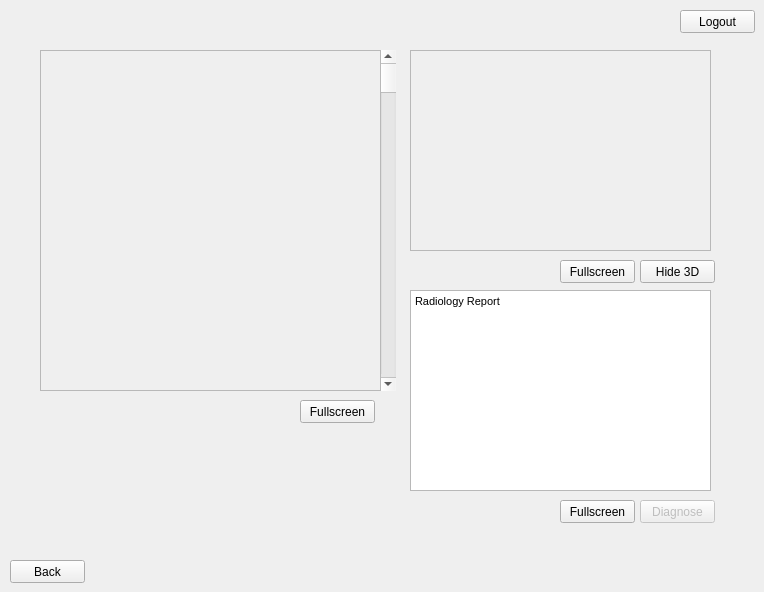
  <widget class="QWidget" name="page_rad_view_only">
   <widget class="QTextBrowser" name="page_rad_view_only_radiology_report">
    <property name="geometry">
     <rect>
      <x>410</x>
      <y>290</y>
      <width>301</width>
      <height>201</height>
     </rect>
    </property>
    <property name="html">
     <string>&lt;!DOCTYPE HTML PUBLIC &quot;-//W3C//DTD HTML 4.0//EN&quot; &quot;http://www.w3.org/TR/REC-html40/strict.dtd&quot;&gt;
&lt;html&gt;&lt;head&gt;&lt;meta name=&quot;qrichtext&quot; content=&quot;1&quot; /&gt;&lt;style type=&quot;text/css&quot;&gt;
p, li { white-space: pre-wrap; }
&lt;/style&gt;&lt;/head&gt;&lt;body style=&quot; font-family:'MS Shell Dlg 2'; font-size:8.25pt; font-weight:400; font-style:normal;&quot;&gt;
&lt;p style=&quot; margin-top:0px; margin-bottom:0px; margin-left:0px; margin-right:0px; -qt-block-indent:0; text-indent:0px;&quot;&gt;Radiology Report&lt;/p&gt;&lt;/body&gt;&lt;/html&gt;</string>
    </property>
   </widget>
   <widget class="QPushButton" name="page_rad_view_only_button_back">
    <property name="geometry">
     <rect>
      <x>10</x>
      <y>560</y>
      <width>75</width>
      <height>23</height>
     </rect>
    </property>
    <property name="text">
     <string>Back</string>
    </property>
   </widget>
   <widget class="QPushButton" name="page_rad_view_only_button_logout">
    <property name="geometry">
     <rect>
      <x>680</x>
      <y>10</y>
      <width>75</width>
      <height>23</height>
     </rect>
    </property>
    <property name="text">
     <string>Logout</string>
    </property>
   </widget>
   <widget class="QScrollBar" name="page_rad_view_only_scroll_bar">
    <property name="geometry">
     <rect>
      <x>380</x>
      <y>50</y>
      <width>16</width>
      <height>341</height>
     </rect>
    </property>
    <property name="orientation">
     <enum>Qt::Vertical</enum>
    </property>
   </widget>
   <widget class="QPushButton" name="page_rad_view_only_button_hide_3d">
    <property name="geometry">
     <rect>
      <x>640</x>
      <y>260</y>
      <width>75</width>
      <height>23</height>
     </rect>
    </property>
    <property name="text">
     <string>Hide 3D</string>
    </property>
   </widget>
   <widget class="QPushButton" name="page_rad_view_only_button_diagnose">
    <property name="enabled">
     <bool>false</bool>
    </property>
    <property name="geometry">
     <rect>
      <x>640</x>
      <y>500</y>
      <width>75</width>
      <height>23</height>
     </rect>
    </property>
    <property name="text">
     <string>Diagnose</string>
    </property>
   </widget>
   <widget class="QPushButton" name="page_rad_view_only_button_fullscreen">
    <property name="geometry">
     <rect>
      <x>560</x>
      <y>500</y>
      <width>75</width>
      <height>23</height>
     </rect>
    </property>
    <property name="text">
     <string>Fullscreen</string>
    </property>
   </widget>
   <widget class="QPushButton" name="page_rad_view_only_button_2d_fullscreen">
    <property name="geometry">
     <rect>
      <x>300</x>
      <y>400</y>
      <width>75</width>
      <height>23</height>
     </rect>
    </property>
    <property name="text">
     <string>Fullscreen</string>
    </property>
   </widget>
   <widget class="QPushButton" name="page_rad_view_only_button_3d_fullscreen">
    <property name="geometry">
     <rect>
      <x>560</x>
      <y>260</y>
      <width>75</width>
      <height>23</height>
     </rect>
    </property>
    <property name="text">
     <string>Fullscreen</string>
    </property>
   </widget>
   <widget class="QFrame" name="page_rad_view_only_2d_view_frame">
    <property name="geometry">
     <rect>
      <x>40</x>
      <y>50</y>
      <width>341</width>
      <height>341</height>
     </rect>
    </property>
    <property name="frameShape">
     <enum>QFrame::StyledPanel</enum>
    </property>
    <property name="frameShadow">
     <enum>QFrame::Raised</enum>
    </property>
    <widget class="QWidget" name="page_rad_view_only_2d_view" native="true">
     <property name="geometry">
      <rect>
       <x>0</x>
       <y>0</y>
       <width>341</width>
       <height>341</height>
      </rect>
     </property>
    </widget>
   </widget>
   <widget class="QFrame" name="page_rad_view_only_3d_view_frame">
    <property name="geometry">
     <rect>
      <x>410</x>
      <y>50</y>
      <width>301</width>
      <height>201</height>
     </rect>
    </property>
    <property name="frameShape">
     <enum>QFrame::StyledPanel</enum>
    </property>
    <property name="frameShadow">
     <enum>QFrame::Raised</enum>
    </property>
    <widget class="QWidget" name="page_rad_view_only_3d_view" native="true">
     <property name="geometry">
      <rect>
       <x>0</x>
       <y>0</y>
       <width>301</width>
       <height>201</height>
      </rect>
     </property>
    </widget>
   </widget>
  </widget>
